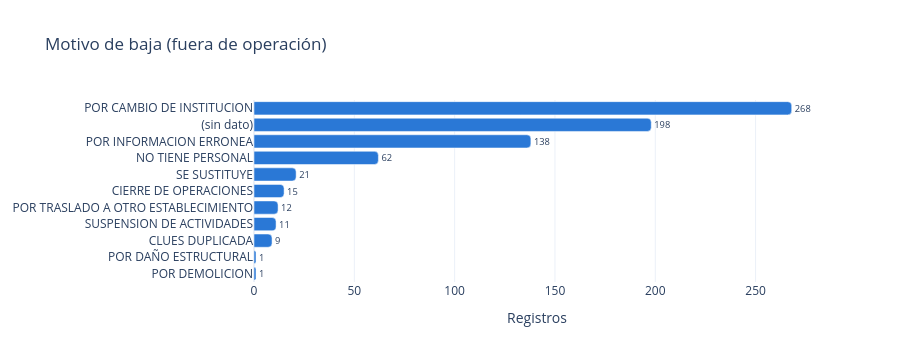

The notebook cell saved with this chart:
### Markdown cell above
Motivos de baja de los establecimientos fuera de operación, incluidos los que no traen motivo.

### Code cell
fuera = son[son["ESTATUS DE OPERACION"] == "FUERA DE OPERACION"]
barras(conteo(fuera["MOTIVO BAJA"]), "Motivo de baja (fuera de operación)")

### Figure 1 — Plotly figure (JSON) as saved in the notebook; plotly's stock layout.template omitted (floating-point values rounded to 4 significant figures)
{"data": [{"alignmentgroup": "True", "cliponaxis": false, "hovertemplate": "x=%{x}<br>y=%{y}<br>text=%{text}<extra></extra>", "legendgroup": "", "marker": {"color": "#2a78d6", "pattern": {"shape": ""}}, "name": "", "offsetgroup": "", "orientation": "h", "showlegend": false, "text": [1, 1, 9, 11, 12, 15, 21, 62, 138, 198, 268], "textposition": "outside", "type": "bar", "x": [1, 1, 9, 11, 12, 15, 21, 62, 138, 198, 268], "xaxis": "x", "y": ["POR DEMOLICION", "POR DAÑO ESTRUCTURAL", "CLUES DUPLICADA", "SUSPENSION DE ACTIVIDADES", "POR TRASLADO A OTRO ESTABLECIMIENTO", "CIERRE DE OPERACIONES", "SE SUSTITUYE", "NO TIENE PERSONAL", "POR INFORMACION ERRONEA", "(sin dato)", "POR CAMBIO DE INSTITUCION"], "yaxis": "y"}], "layout": {"barcornerradius": 4, "barmode": "relative", "height": 362, "legend": {"tracegroupgap": 0}, "title": {"text": "Motivo de baja (fuera de operación)"}, "xaxis": {"anchor": "y", "domain": [0, 1], "title": {"text": "Registros"}}, "yaxis": {"anchor": "x", "domain": [0, 1], "title": {}}}}
